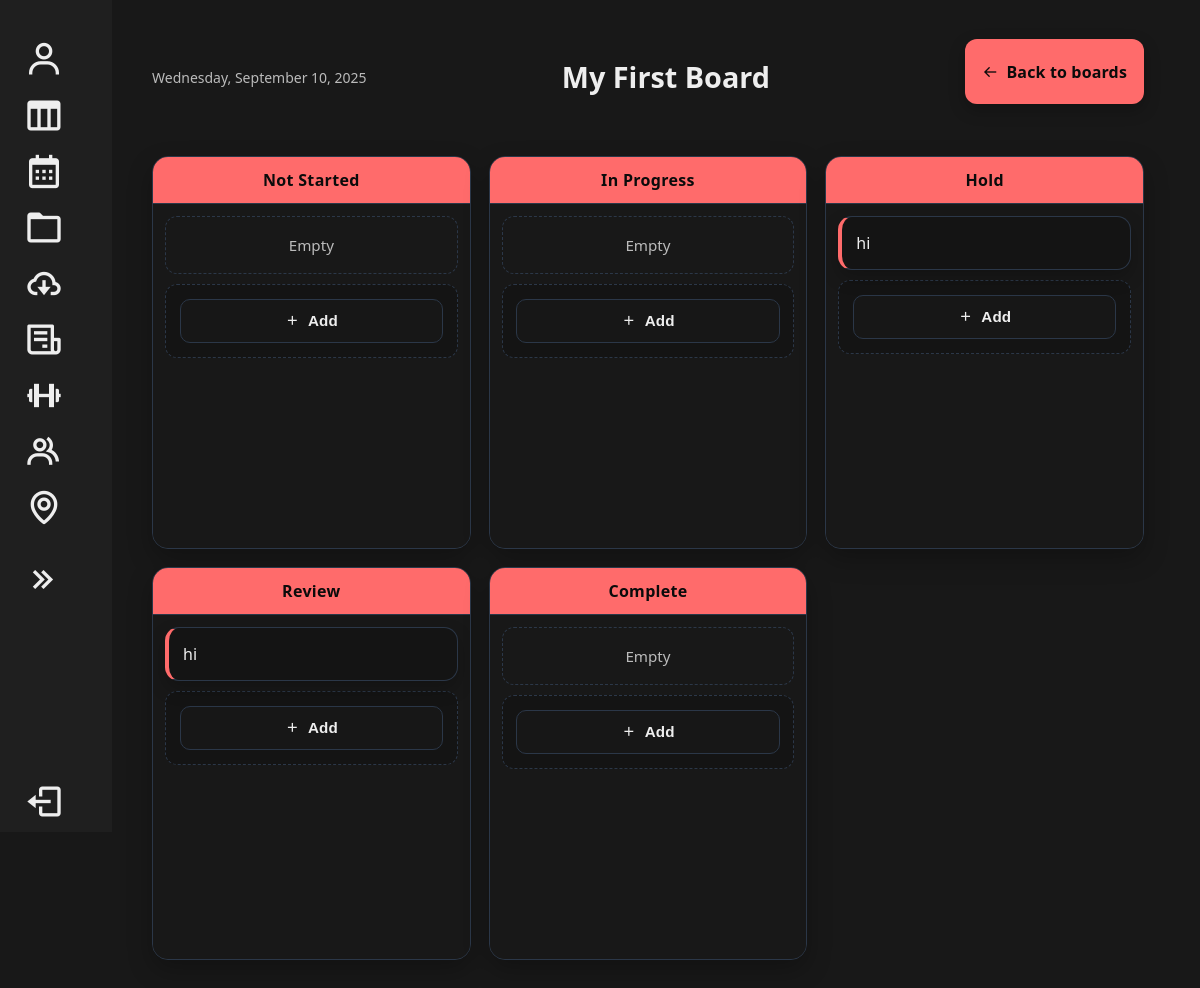
The app's page /kanban/1/ (signed in) with its own data.
### kanban/models.py (models this page shows, shortened)
class KanbanBoard(models.Model):
    name = models.CharField(max_length=200)
    created_at = models.DateTimeField(auto_now_add=True)
    class Meta:
        ordering = ["-created_at"]

### main/models.py (models this page shows, shortened)
class Task(models.Model):
    PRIORITY_CHOICES = [
        ('high', 'High'),
        ('medium', 'Medium'),
        ('low', 'Low'),
    ]
    STATUS_CHOICES = [
        ('pending', 'Pending'),
        ('completed', 'Completed'),
        ('archived', 'Archived'),
    ]
    title = models.CharField(max_length=200)
    description = models.TextField(blank=True)
    due_date = models.DateTimeField(null=True, blank=True)
    reminder_time = models.DateTimeField(null=True, blank=True)
    priority = models.CharField(max_length=6, choices=PRIORITY_CHOICES, default='medium')
    status = models.CharField(max_length=9, choices=STATUS_CHOICES, default='pending')
    created_at = models.DateTimeField(auto_now_add=True)
    updated_at = models.DateTimeField(auto_now=True)
    user = models.ForeignKey(User, on_delete=models.CASCADE)

### kanban/views.py (the view)
# urls.py: path("<int:board_id>/", views.kanban_view, name="kanbanView"),
@login_required
def kanban_view(request, board_id: int):
    board = get_object_or_404(KanbanBoard, pk=board_id)
    task_ct = ContentType.objects.get_for_model(Task)
    user_task_ids = Task.objects.filter(user=request.user).values_list("id", flat=True)
    items_qs = (
        board.items
             .filter(task_content_type=task_ct, task_object_id__in=user_task_ids)
             .select_related("task_content_type")
             .order_by("status", "order", "id")
    )
    buckets = {s: [] for s, _ in KanbanItem.STATUS_CHOICES}
    for it in items_qs:
        buckets[it.status].append({"id": it.id, "title": _title_for(it)})
    status_labels = _status_labels()
    columns_ctx = [
        {"status": s, "label": status_labels[s], "items": buckets.get(s, [])}
        for s, _ in KanbanItem.STATUS_CHOICES
    ]
    return render(request, "kanban/kanban_view.html", {
        "board": board,
        "columns_ctx": columns_ctx,
        "task_ct_id": task_ct.id,
    })

### kanban/views.py (called while the page is built)
def _status_labels():
    return dict(KanbanItem.STATUS_CHOICES)

def _title_for(item: KanbanItem) -> str:
    t = item.task
    return getattr(t, "title", None) or getattr(t, "name", None) or str(t)

### main/templates/kanban/kanban_view.html (shortened to what this page needs)
{% load static %}
<!DOCTYPE html>
<html lang="en">
<head>
  <link rel="stylesheet" href="{% static 'index.css' %}?v=14">
  <link href="https://unpkg.com/boxicons@2.1.4/css/boxicons.min.css" rel="stylesheet">
</head>
<body>
  <div class="container">
    <aside>
      <nav class="nav">
        <ul class="nav-links">
          <li><a href="{% url 'UserProfile' %}"><i class='bx bx-user'></i><span><strong>{{ user.username }}</strong></span></a></li>
          <li><a href="{% url 'kanban:kanbanTable' %}" class="{% if request.resolver_match.url_name == 'kanbanTable' %}active{% endif %}"><i class='bx bx-columns'></i><span>Kanban</span></a></li>
          <li><a href="{% url 'calendar' %}" class="{% if request.resolver_match.url_name == 'calendar' %}active{% endif %}"><i class='bx bx-calendar'></i><span>Calendar</span></a></li>
          <li><a href="{% url 'confirm_password' %}" class="{% if request.resolver_match.url_name == 'DocumentStorage' %}active{% endif %}"><i class='bx bx-folder'></i><span>Document Manager</span></a></li>
          <li><a href="{% url 'Subscription' %}" class="{% if request.resolver_match.url_name == 'Subscription' %}active{% endif %}"><i class='bx bx-cloud-download'></i><span>Subscription Tracker</span></a></li>
          <li><a href="{% url 'BillManager' %}" class="{% if request.resolver_match.url_name == 'BillManager' %}active{% endif %}"><i class='bx bx-receipt'></i><span>Bill Manager</span></a></li>
          <li><a href="{% url 'HealthManager' %}" class="{% if request.resolver_match.url_name == 'HealthManager' %}active{% endif %}"><i class='bx bx-dumbbell'></i><span>Health Manager</span></a></li>
          <li><a href="#"><i class='bx bx-group'></i><span>Family</span></a></li>
          <li><a href="http://127.0.0.1:8000" target="_blank"><i class='bx bx-map'></i><span>GeoDesk</span></a></li>
        </ul>
        <div class="collapse-btn"><a href="#" data-resize-btn><i class='bx bx-chevrons-right'></i><span>Collapse</span></a></div>
        <div class="logout-btn"><a href="{% url 'login' %}"><i class='bx bx-log-out'></i><span>Logout</span></a></div>
      </nav>
    </aside>
    <main class="content">
      <header class="header">
        <div class="date">{% now "l, F j, Y" %}</div>
        <h1>{{ board.name }}</h1>
        <div class="page-bar">
          <a class="btn btn-accent" href="{% url 'kanban:kanbanTable' %}"><i class='bx bx-arrow-back'></i> Back to boards</a>
        </div>
      </header>
      <section>
        <div id="kanban" data-update-url="{% url 'kanban:kanbanUpdate' board.id %}">
          <div class="kanban-grid">
            {% for col in columns_ctx %}
              <div class="kanban-col">
                <div class="kanban-col-header">{{ col.label }}</div>
                <div class="kanban-column" data-status="{{ col.status }}">
                  {% for it in col.items %}
                    <div class="kanban-item task-with-actions"
                         draggable="true"
                         data-id="{{ it.id }}"
                         data-edit-url="{% url 'kanban:kanbanEditItem' board.id it.id %}"
                         data-delete-url="{% url 'kanban:kanbanDeleteItem' board.id it.id %}">
                      <div class="task-row">
                        <span class="task-title">{{ it.title }}</span>
                      </div>
                    </div>
                  {% empty %}
                    <div class="kanban-empty">Empty</div>
                  {% endfor %}
                  <div class="add-card" data-add-card>
                    <button type="button" class="btn btn-ghost btn-sm" data-add-toggle>
                      <i class='bx bx-plus'></i> Add
                    </button>
                  </div>
                </div>
              </div>
            {% endfor %}
          </div>
        </div>
      </section>
    </main>
  </div>
</body>
</html>

### main/static/index.css (style rules this page uses)
:root { --primary-color: #FF6B6B; --secondary-color: #4ECDC4; --accent-color: #FFE66D; --background-dark: #181818; --background-light: #1f1f1f; --text-light: #eee; --text-muted: #bbb; --sb-width: 5rem; --panel-brd: #2b3748; --today-cell: #222427; --hover-cell: #212225; --select-bg: #20242a; }
body { margin: 0; font-family: 'Segoe UI', Tahoma, Geneva, Verdana, sans-serif; background: var(--background-dark); color: var(--text-light); }
.container { display: flex; min-height: 100vh; margin-left: calc(var(--sb-width) + 1rem); padding: 0 1.5rem; animation: fadeInPage 1s ease forwards; opacity: 0; transition: margin-left 0.4s ease-in-out; }
aside { position:fixed; inset:0 auto 0 0; height:100vh; width:var(--sb-width); background:var(--background-light); transition:width .4s ease-in-out; padding:1rem; overflow-x:hidden; overflow-y:auto; display:flex; flex-direction:column; justify-content:space-between; }
.nav { display: flex; margin-top: auto; flex-direction: column; justify-content: space-between; height: 100%; }
.nav ul { list-style: none; padding: 0; flex: 1; display: flex; flex-direction: column; }
.nav a { display: flex; align-items: center; gap: 1rem; text-decoration: none; font-size: 1.5rem; color: #eee; padding: 0.5rem; border-radius: 0.5rem; transition: background-color 0.3s, justify-content 0.3s; white-space: nowrap; }
.nav a i { font-size: 2.5rem; }
.nav a[data-resize-btn] i { transition: transform 0.3s ease; }
.logout-btn { width: 100%; display: flex; padding: 2rem 0; }
main.content { flex: 1; padding: 2rem 2rem; display: flex; flex-direction: column; transition: margin-left 0.4s ease; }
.header { text-align: left; margin-bottom: 10px; }
.date { font-size: 14px; color: var(--text-muted); }
h1 { margin-top: 10px; font-size: 32px; }
.logout-btn { margin-top: 150px; padding-top: 1rem; }
.logout-btn a { display: flex; align-items: left; gap: 1rem; text-decoration: none; font-size: 1.5rem; color: #eee; padding: 0.5rem; border-radius: 0.5rem; transition: background-color 0.3s; }
.logout-btn a i { font-size: 2.5rem; }
.btn { -webkit-appearance:none; appearance:none; border:none; outline:none; display:inline-flex; align-items:center; justify-content:center; gap:.5rem; font-weight:700; letter-spacing:.15px; line-height:1; min-height:44px; padding:.9rem 1rem; border-radius:12px; text-decoration:none; color:#fff; background:#2a2a2a; transition:transform .06s, box-shadow .2s, background .2s, opacity .15s; box-shadow:0 6px 16px rgba(0,0,0,.25); }
.btn-ghost { background:transparent; color:var(--text-light); border:2px solid rgba(255,255,255,.14); box-shadow:none; }
.kanban-grid { display:grid; grid-template-columns:repeat(5,minmax(260px,1fr)); gap:12px; margin-top:20px; }
.kanban-col { background:var(--background-light); border:1px solid var(--panel-brd); border-radius:12px; overflow:hidden; display:flex; flex-direction:column; box-shadow:0 10px 24px rgba(0,0,0,.22); }
.kanban-col-header { font-weight:800; padding:12px 14px; text-align:center; color:var(--text-light); background:linear-gradient(to bottom, color-mix(in oklab, var(--primary-color) 18%, transparent), transparent); border-bottom:1px solid var(--panel-brd); letter-spacing:.02em; }
.kanban-column { flex:1; min-height:320px; padding:12px; display:flex; flex-direction:column; gap:10px; background:var(--background-dark); }
.kanban-item { background:#141414; border:1px solid var(--panel-brd); border-left:4px solid var(--primary-color); border-radius:10px; padding:10px 12px; cursor:grab; color:var(--text-light); box-shadow:0 8px 16px rgba(0,0,0,.25); }
.kanban-empty { color:var(--text-muted); font-size:.95rem; text-align:center; padding:16px 0; border:1px dashed var(--panel-brd); border-radius:10px; background:transparent; }
.btn { display:inline-flex; align-items:center; gap:.5rem; padding:.6rem 1rem; border-radius:10px; border:1px solid var(--panel-brd); background:#171717; color:var(--text-light); }
.btn-accent { background:var(--primary-color); color:#0b0b0b; border-color:transparent; }
.header { display:flex; align-items:center; justify-content:space-between; margin: .2rem 0 1rem; }
h1 { margin:.2rem 0 .4rem; font-size:1.8rem; }
.btn { border:none;border-radius:8px;padding: 0.6rem 1rem;cursor:pointer; }

### records on screen
KanbanBoard: name "My First Board"
Task: title "hi"
Task: title "hi"

### other values on screen
{{ col.label }} "Not Started" "In Progress" "Hold" "Review" "Complete"
